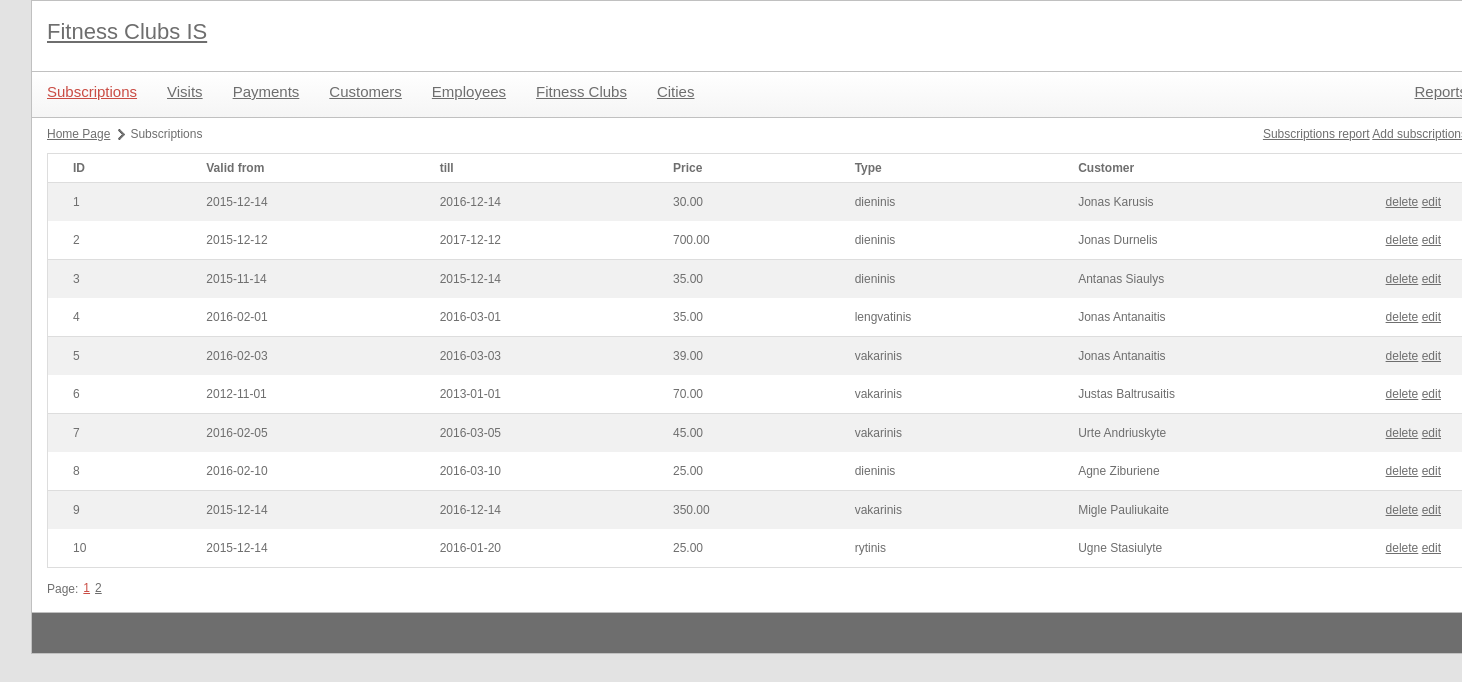
The page /index.php?module=subscriptions on the database its author committed.
### tables this page shows
CREATE TABLE `SUBSCRIPTION` (
  `id_subscription` int(11) NOT NULL,
  `valid_from` date NOT NULL,
  `valid_till` date NOT NULL,
  `price` decimal(8,2) NOT NULL,
  `type` int(11) NOT NULL,
  `fk_customer_id` bigint(11) NOT NULL
);

CREATE TABLE `types` (
  `id_type` int(11) NOT NULL,
  `name` char(11) NOT NULL
);

CREATE TABLE `CUSTOMER` (
  `personal_id` bigint(11) NOT NULL,
  `name` varchar(20) NOT NULL,
  `surname` varchar(20) NOT NULL,
  `phone_number` varchar(20) NOT NULL,
  `email` varchar(30) NOT NULL,
  `foto` varchar(255) NOT NULL,
  `first_registration` date NOT NULL,
  `social_status` int(11) NOT NULL
);

### utils/mysql.class.php (called while the page is built, shortened)
<?php
class mysql {
    protected static $connection;
    public static function connect() {
		if(!isset(self::$connection)) {
            self::$connection = new mysqli(config::DB_SERVER, config::DB_USERNAME, config::DB_PASSWORD, config::DB_NAME);
        }
        return self::$connection;
    }
    public static function query($query) {
        $connection = mysql::connect();
        $result = $connection->query($query);
        return $result;
    }
    public static function select($query) {
        $rows = array();
        $result = mysql::query($query);
        while ($row = $result->fetch_assoc()) {
            $rows[] = $row;
        }
        return $rows;
    }
	public static function escape($field) {
		$connection =  mysql::connect();
		return mysqli_real_escape_string($connection, $field);
	}
}

### utils/paging.class.php (called while the page is built, shortened)
<?php
class paging {
	public $size;
	public function __construct($rowsPerPage) {
		$this->size = $rowsPerPage;
	}
	public function process($total, $currentPage) {
		$this->first = ($currentPage - 1) * $this->size;
	}
}
?>

### libraries/subscriptions.class.php (called while the page is built, shortened)
<?php
class subscriptions {
	public function getSubscriptionList($limit = null, $offset = null) {
		$limitOffsetString = "";
		if(isset($limit)) {
			$limitOffsetString .= " LIMIT {$limit}";
		}
		if(isset($offset)) {
			$limitOffsetString .= " OFFSET {$offset}";
		}
		$query = "  SELECT `SUBSCRIPTION`.`id_subscription`,
						   `SUBSCRIPTION`.`valid_from`,
						   `SUBSCRIPTION`.`valid_till`,
						   `SUBSCRIPTION`.`price`,
						   `types`.`name` AS `type`,
						   `CUSTOMER`.`name` AS `name`,
						   `CUSTOMER`.`surname`AS `surname`
					FROM `SUBSCRIPTION`
						LEFT JOIN `types`
							ON `SUBSCRIPTION`.`type`=`types`.`id_type`
						LEFT JOIN `CUSTOMER`
							ON `SUBSCRIPTION`.`fk_customer_id`=`CUSTOMER`.`personal_id`" . $limitOffsetString;
		$data = mysql::select($query);
		return $data;
	}
}

### controls/subscriptions_list.php (the view, shortened to what this page needs)
<?php
	include 'libraries/subscriptions.class.php';
	$subscrioptionsObj = new subscriptions();
	include 'utils/paging.class.php';
	$paging = new paging(NUMBER_OF_ROWS_IN_PAGE);
?>
<ul id="pagePath">
	<li><a href="index.php">Home Page</a></li>
	<li>Subscriptions</li>
</ul>
<div id="actions">
	<a href="report.php?id=3" target="_blank">Subscriptions report</a>
	<a href='index.php?module=<?php echo $module; ?>&action=new'>Add subscriptions</a>
</div>
<table>
	<tr>
		<th>ID</th>
		<th>Valid from</th>
		<th>till</th>
		<th>Price</th>
		<th>Type</th>
		<th>Customer</th>
		<th></th>
	</tr>
	<?php
		$elementCount = $subscrioptionsObj->getSubscriptionListCount();
		$paging->process($elementCount, $pageId);
		$data = $subscrioptionsObj->getSubscriptionList($paging->size, $paging->first);
		foreach($data as $key => $val) {
			echo
				"<tr>"
					. "<td>{$val['id_subscription']}</td>"
					. "<td>{$val['valid_from']}</td>"
					. "<td>{$val['valid_till']}</td>"
					. "<td>{$val['price']}</td>"
					. "<td>{$val['type']}</td>"
					. "<td>{$val['name']} {$val['surname']}</td>"
					. "<td>"
						. "<a href='#' onclick='showConfirmDialog(\"{$module}\", \"{$val['id_subscription']}\"); return false;' title=''>delete</a>&nbsp;"
						. "<a href='index.php?module={$module}&id={$val['id_subscription']}' title=''>edit</a>"
					. "</td>"
				. "</tr>";
		}
	?>
</table>
<?php include 'controls/paging.php'; ?>

### index.php (shortened to what this page needs)
<?php
	include 'utils/mysql.class.php';
	$module = '';
	if(isset($_GET['module'])) {
		$module = mysql::escape($_GET['module']);
	}
	$id = '';
	$action = '';
?>
<!DOCTYPE html PUBLIC "-//W3C//DTD XHTML 1.0 Transitional//EN" "http://www.w3.org/TR/xhtml1/DTD/xhtml1-transitional.dtd">
<html>
	<head>
		<link rel="stylesheet" type="text/css" href="scripts/datetimepicker/jquery.datetimepicker.css" media="screen" />
		<link rel="stylesheet" type="text/css" href="style/main.css" media="screen" />
	</head>
	<body>
		<div id="body">
			<div id="header">
				<h3 id="slogan"><a href="index.php">Fitness Clubs IS</h3>
			</div>
				<div id="content">
					<div id="topMenu">
						<ul class="float-left">
							<li><a href="index.php?module=subscriptions" title="Subscriptions"<?php if($module == 'subscriptions') { echo 'class="active"'; } ?>>Subscriptions</a></li>
							<li><a href="index.php?module=visits" title="Visits"<?php if($module == 'visits') { echo 'class="active"'; } ?>>Visits</a></li>
							<li><a href="index.php?module=payments" title="Payments"<?php if($module == 'payments') { echo 'class="active"'; } ?>>Payments</a></li>
							<li><a href="index.php?module=customers" title="Customers"<?php if($module == 'customers') { echo 'class="active"'; } ?>>Customers</a></li>
							<li><a href="index.php?module=employees" title="Employees"<?php if($module == 'employees') { echo 'class="active"'; } ?>>Employees</a></li>
							<li><a href="index.php?module=gyms" title="Fitness Clubs"<?php if($module == 'gyms') { echo 'class="active"'; } ?>>Fitness Clubs</a></li>
							<li><a href="index.php?module=city" title="Cities"<?php if($module == 'city') { echo 'class="active"'; } ?>>Cities</a></li>
						</ul>
						<ul class="float-right">
							<li><a href="index.php?module=report" title="Reports"<?php if($module == 'report') { echo 'class="active"'; } ?>>Reports</a></li>
						</ul>
					</div>
					<div id="contentMain">
						<?php
							if(!empty($module)) {
								if(empty($id) && empty($action)) {
									include "controls/{$module}_list.php";
								} else {
									include "controls/{$module}_edit.php";
								}
							}
						?>
					</div>
				</div>
			<div id="footer">
			</div>
		</div>
	</body>
</html>

### controls/paging.php
<div id="pagingLabel">
	Page:
</div>
<ul id="paging">
	<?php foreach ($paging->data as $key => $value) {
		$activeClass = "";
		if($value['isActive'] == 1) {
			$activeClass = " class='active'";
		}
		echo "<li{$activeClass}><a href='index.php?module={$module}&page={$value['page']}' title=''>{$value['page']}</a></li>";
	} ?>
</ul>

### style/main.css (style rules this page uses)
body { color: #6e6e6e; font-family: Verdana, Geneva, sans-serif; font-size: 12px; background-color: #e3e3e3; width: 1400px; margin: 0px auto; }
a { color: #6e6e6e; }
.float-left { float: left; }
.float-right { float: right; }
#header { width: 1450px; height: 70px; background-color: #fff; border: 1px solid #c0c0c0; float: left; }
#slogan { margin: 20px 0px 0px 15px; color: #E3564F; font-size: 22px; }
#content { width: 1450px; background-color: #fff; border-left: 1px solid #c0c0c0; border-right: 1px solid #c0c0c0; float: left; }
#topMenu { width: 1450px; height: 45px; border-bottom: 1px solid #c0c0c0; float: left; background: -webkit-linear-gradient(#fff, #f5f5f5); background: -o-linear-gradient(#fff, #f5f5f5); background: -moz-linear-gradient(#fff, #f5f5f5); background: linear-gradient(#fff, #f5f5f5); }
#topMenu li { float: left; list-style: none; margin: 12px 15px 12px 15px; }
#topMenu li a { font-size: 15px; }
#topMenu li a.active, #paging li.active a { color: #ca4c44; }
#contentMain { width: 1420px; min-height: 470px; float: left; padding-left: 15px; padding-right: 15px; }
#contentMain table { margin-top: 3px; width: 100%; border-collapse: collapse; border-top: 1px solid #ddd; border-right: 1px solid #ddd; border-left: 1px solid #ddd; }
#contentMain table th { text-align: left; padding: 8px 25px; font-weight: bold; }
#contentMain table th:last-child { width: 40px; }
#contentMain table th:first-child { border-top-left-radius: 5px; moz-border-top-left-radius: 5px; }
#contentMain table th:last-child { border-top-right-radius: 5px; moz-border-top-right-radius: 5px; }
#contentMain table tr:nth-child(even) { background-color: #f1f1f1; }
#contentMain table td { padding: 8px 25px; text-align: center; line-height: 22px; text-align: left; }
#contentMain table tr:last-child td:first-child { border-bottom-left-radius: 5px; moz-border-bottom-left-radius: 5px; }
#contentMain table tr:last-child td:last-child { border-bottom-right-radius: 5px; moz-border-bottom-right-radius: 5px; }
#contentMain table tr:nth-child(odd) { background-color: #fff; border-bottom: 1px solid #ddd; }
#contentMain #pagePath { margin: 10px 0px 10px 0px; display: block; float: left; }
#contentMain #pagePath li { float: left; display: block; margin-right: 5px; background: url(images/page-path-separator.png) center right no-repeat; padding-right: 15px; }
#contentMain #pagePath li:last-child { background: none; }
#contentMain #actions { float: right; margin: 10px 0px 0px 0px; }
#footer { width: 1450px; height: 40px; border: 1px solid #c0c0c0; float: left; background-color: #6E6E6E; color: #fff; }
#pagingLabel { float: left; margin: 15px 5px 17px auto; }
#paging { margin-top: 14px; float: left; }
#paging li { float: left; margin-right: 5px; }

### rows shown on the page
subscription: id_subscription "1", valid_from "2015-12-14", valid_till "2016-12-14", price "30.00", type.name "dieninis", fk_customer.name "Jonas", fk_customer.surname "Karusis"
subscription: id_subscription "2", valid_from "2015-12-12", valid_till "2017-12-12", price "700.00", type.name "dieninis", fk_customer.name "Jonas", fk_customer.surname "Durnelis"
subscription: id_subscription "3", valid_from "2015-11-14", valid_till "2015-12-14", price "35.00", type.name "dieninis", fk_customer.name "Antanas", fk_customer.surname "Siaulys"
subscription: id_subscription "4", valid_from "2016-02-01", valid_till "2016-03-01", price "35.00", type.name "lengvatinis", fk_customer.name "Jonas", fk_customer.surname "Antanaitis"
subscription: id_subscription "5", valid_from "2016-02-03", valid_till "2016-03-03", price "39.00", type.name "vakarinis", fk_customer.name "Jonas", fk_customer.surname "Antanaitis"
subscription: id_subscription "6", valid_from "2012-11-01", valid_till "2013-01-01", price "70.00", type.name "vakarinis", fk_customer.name "Justas", fk_customer.surname "Baltrusaitis"
subscription: id_subscription "7", valid_from "2016-02-05", valid_till "2016-03-05", price "45.00", type.name "vakarinis", fk_customer.name "Urte", fk_customer.surname "Andriuskyte"
subscription: id_subscription "8", valid_from "2016-02-10", valid_till "2016-03-10", price "25.00", type.name "dieninis", fk_customer.name "Agne", fk_customer.surname "Ziburiene"
subscription: id_subscription "9", valid_from "2015-12-14", valid_till "2016-12-14", price "350.00", type.name "vakarinis", fk_customer.name "Migle", fk_customer.surname "Pauliukaite"
subscription: id_subscription "10", valid_from "2015-12-14", valid_till "2016-01-20", price "25.00", type.name "rytinis", fk_customer.name "Ugne", fk_customer.surname "Stasiulyte"

### other values the page prints
$value['page'] "1"
$value['page'] "2"
